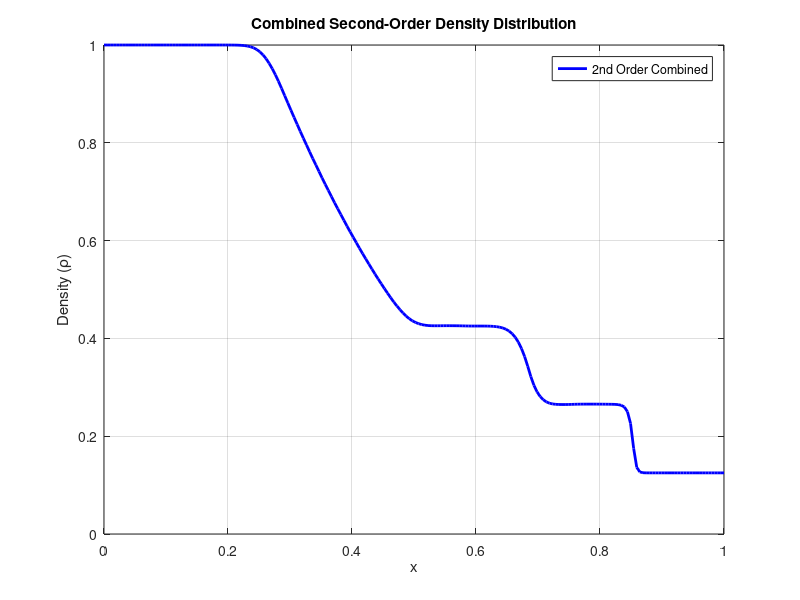

Recreate this plot in MATLAB. (Note: this script raises an error after producing the figure.)
function second_order_combined_solution()
    % Combined second-order method (spatial + temporal)
    
    % Initial conditions
    rho_L = 1.0; u_L = 0.0; p_L = 1.0;
    rho_R = 0.125; u_R = 0.0; p_R = 0.1;
    gamma = 1.4;
    
    % Domain and time
    N = 200;
    x = linspace(0, 1, N);
    dx = x(2) - x(1);
    t_final = 0.2;
    CFL = 0.5;
    
    % Initialize solution
    W = zeros(3, N);
    for i = 1:N
        if x(i) < 0.5
            W(1,i) = rho_L;
            W(2,i) = rho_L * u_L;
            W(3,i) = p_L/(gamma-1) + 0.5*rho_L*u_L^2;
        else
            W(1,i) = rho_R;
            W(2,i) = rho_R * u_R;
            W(3,i) = p_R/(gamma-1) + 0.5*rho_R*u_R^2;
        end
    end
    
    % Time stepping with Heun's method + 2nd order spatial
    t = 0;
    while t < t_final
        % Calculate time step
        max_speed = 0;
        for i = 1:N
            rho = W(1,i);
            u = W(2,i)/rho;
            E = W(3,i);
            p = (gamma-1)*(E - 0.5*rho*u^2);
            c = sqrt(gamma*p/rho);
            max_speed = max(max_speed, abs(u) + c);
        end
        dt = CFL * dx / max_speed;
        if t + dt > t_final
            dt = t_final - t;
        end
        
        % Step 1: Calculate K1 (initial slope)
        K1 = calculate_rhs_spatial2(W, dx, gamma);
        
        % Step 2: Predictor step
        W_star = W + dt * K1;
        
        % Apply boundary conditions to predictor
        W_star(:,1) = W_star(:,2);
        W_star(:,N) = W_star(:,N-1);
        
        % Step 3: Calculate K2 (slope at predicted point)
        K2 = calculate_rhs_spatial2(W_star, dx, gamma);
        
        % Step 4: Corrector step (Heun's method)
        W_new = W + (dt/2) * (K1 + K2);
        
        % Boundary conditions
        W_new(:,1) = W_new(:,2);
        W_new(:,N) = W_new(:,N-1);
        
        W = W_new;
        t = t + dt;
    end
    
    % Extract primitive variables
    rho = W(1,:);
    u = W(2,:) ./ W(1,:);
    E = W(3,:);
    p = (gamma-1)*(E - 0.5*W(1,:).*u.^2);
    
    % Save individual plots as TikZ
    % Density plot
    figure('Position', [100, 100, 400, 300]);
    set(gcf, 'Color', 'white');
    plot(x, rho, 'b-', 'LineWidth', 2);
    xlabel('x');
    ylabel('Density (\rho)');
    title('Combined Second-Order Density Distribution');
    legend('2nd Order Combined', 'Location', 'best');
    grid on;
    matlab2tikz('../report/figure/density_combined.tex');
    
    % Velocity plot
    figure('Position', [100, 100, 400, 300]);
    set(gcf, 'Color', 'white');
    plot(x, u, 'r-', 'LineWidth', 2);
    xlabel('x');
    ylabel('Velocity (u)');
    title('Combined Second-Order Velocity Distribution');
    legend('2nd Order Combined', 'Location', 'best');
    grid on;
    matlab2tikz('../report/figure/velocity_combined.tex');
    
    % Pressure plot
    figure('Position', [100, 100, 400, 300]);
    set(gcf, 'Color', 'white');
    plot(x, p, 'g-', 'LineWidth', 2);
    xlabel('x');
    ylabel('Pressure (p)');
    title('Combined Second-Order Pressure Distribution');
    legend('2nd Order Combined', 'Location', 'best');
    grid on;
    matlab2tikz('../report/figure/pressure_combined.tex');
end

function rhs = calculate_rhs_spatial2(W, dx, gamma)
    % Calculate RHS with second-order spatial reconstruction
    N = size(W, 2);
    rhs = zeros(3, N);
    
    % Calculate slopes using minmod limiter
    W_slope = zeros(3, N);
    for i = 2:N-1
        for k = 1:3
            slope_left = (W(k,i) - W(k,i-1)) / dx;
            slope_right = (W(k,i+1) - W(k,i)) / dx;
            W_slope(k,i) = minmod(slope_left, slope_right);
        end
    end
    
    for i = 2:N-1
        % Reconstruct at interfaces
        W_left = W(:,i) + W_slope(:,i) * dx/2;
        W_right = W(:,i+1) - W_slope(:,i+1) * dx/2;
        
        F_left = euler_flux(W_left, gamma);
        F_right = euler_flux(W_right, gamma);
        alpha_right = max(wave_speed(W_left, gamma), wave_speed(W_right, gamma));
        F_right_interface = 0.5*(F_left + F_right) - 0.5*alpha_right*(W_right - W_left);
        
        W_left_prev = W(:,i-1) + W_slope(:,i-1) * dx/2;
        W_right_prev = W(:,i) - W_slope(:,i) * dx/2;
        
        F_left_prev = euler_flux(W_left_prev, gamma);
        F_right_prev = euler_flux(W_right_prev, gamma);
        alpha_left = max(wave_speed(W_left_prev, gamma), wave_speed(W_right_prev, gamma));
        F_left_interface = 0.5*(F_left_prev + F_right_prev) - 0.5*alpha_left*(W_right_prev - W_left_prev);
        
        rhs(:,i) = -(F_right_interface - F_left_interface) / dx;
    end
end

function result = minmod(a, b)
    if a*b > 0
        if abs(a) <= abs(b)
            result = a;
        else
            result = b;
        end
    else
        result = 0;
    end
end

function F = euler_flux(W, gamma)
    rho = W(1);
    u = W(2)/rho;
    E = W(3);
    p = (gamma-1)*(E - 0.5*rho*u^2);
    
    F = [rho*u; rho*u^2 + p; u*(E + p)];
end

function alpha = wave_speed(W, gamma)
    rho = W(1);
    u = W(2)/rho;
    E = W(3);
    p = (gamma-1)*(E - 0.5*rho*u^2);
    c = sqrt(gamma*p/rho);
    alpha = abs(u) + c;
end
